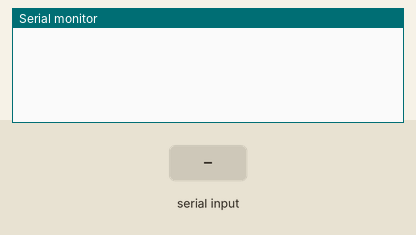
This sketch was run on a simulated ESP32. On the bench: the last lines printed to the serial monitor. The test bench sets the inputs (shaded band).

Above: at 1.2 s.
1.3 s: "Humidity: " received over Serial
At 3.1 s:
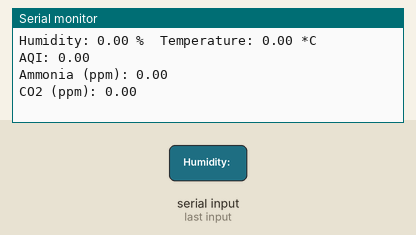
3.8 s: "90,45\n" received over Serial
At 6.2 s:
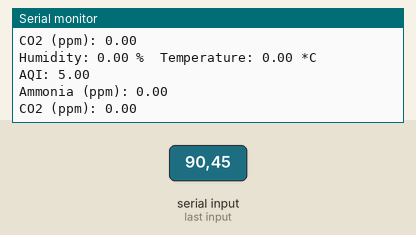

Measured:
- after the input at 1.3 s, the serial monitor: prints a new line after 1.0 s (image 1)
- after the input at 3.8 s, the serial monitor: prints a new line after 1.0 s (image 2)

The sketch:

Esp32.ino
```cpp
void setup() {
  // Start the serial communication at 9600 baud
  Serial.begin(9600);
}

void loop() {
  // Check if there is data available on the serial connection
  if (Serial.available() > 0) {
    // Read the incoming data
    String incomingData = Serial.readString();
    // Extract the sensor values from the incoming data
    float humidity = incomingData.substring(incomingData.indexOf("Humidity: ") + 10, incomingData.indexOf(" %\t")).toFloat();
    float temperature = incomingData.substring(incomingData.indexOf("Temperature: ") + 13, incomingData.indexOf(" *C")).toFloat();
    double AQI = incomingData.substring(incomingData.indexOf("AQI: ") + 5, incomingData.indexOf("Ammonia")).toDouble();
    double amonia = incomingData.substring(incomingData.indexOf("Ammonia (ppm): ") + 16, incomingData.indexOf("CO2")).toDouble();
    double CO2ppm = incomingData.substring(incomingData.indexOf("CO2 (ppm): ") + 12).toDouble();
    // Print the sensor values
    Serial.print("Humidity: ");
    Serial.print(humidity);
    Serial.print(" %\t");
    Serial.print("Temperature: ");
    Serial.print(temperature);
    Serial.println(" *C");
    Serial.print("AQI: ");
    Serial.println(AQI);
    Serial.print("Ammonia (ppm): ");
    Serial.println(amonia);
    Serial.print("CO2 (ppm): ");
    Serial.println(CO2ppm);
  }
}
```
